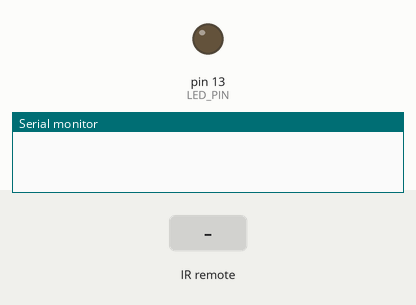
This sketch was run on a simulated Arduino Uno, built with avr-gcc and run on an emulated ATmega328P. Parts: output pins drawn as LEDs (lit = HIGH), the last lines printed to the serial monitor. The inputs (shaded band) are chosen by the test bench.

Above: at 1.2 s.
1.3 s: infrared code 0xFFA25D received
At 2.5 s:
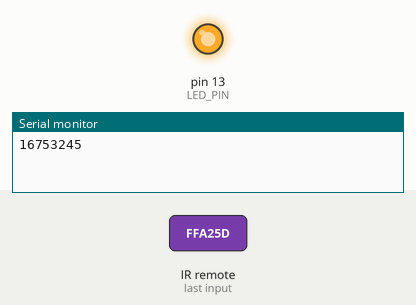
2.8 s: infrared code 0xFF629D received
At 3.8 s:
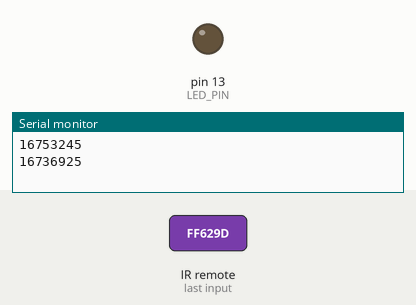
Timing chart, 0 to 5.8 s (numbered marks = the images above; inputs shaded):
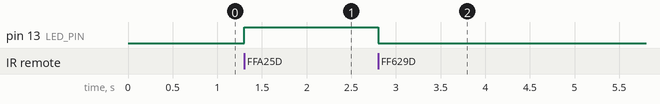

The sketch:

13.ir_remote.ino
```cpp
 /***************************************************************************
 * @简介:  红外接收头接收红外信号，控制LED灯开和灭
 * @接线:  LED灯（D13）、红外接收（-接GND，中间-5V，S-接D11）
 * @材料:  红外接收头、红外遥控器、LED灯、Arduino开发板、杜邦线
 * @其他:  引入IRremote库
 * @作者:  奈斯编程
 ***************************************************************************/
#include <IRremote.h>

#define RECV_PIN (11)                       //红外接收头IO
#define LED_PIN (13)                        //LED IO

IRrecv irrecv(RECV_PIN);
decode_results results;

void setup() {
  Serial.begin(9600);                       //串口波特率
  irrecv.enableIRIn();                      //初始化红外遥控
  pinMode(LED_PIN, OUTPUT);                 //LED 外设初始化
}

void loop() {
  if (irrecv.decode(&results)) {
    if(results.value==16753245)             //根据实际码值修改
    {
      digitalWrite(LED_PIN, HIGH);
    }
    else if(results.value==16736925)        //根据实际码值修改
    {
      digitalWrite(LED_PIN, LOW);
    }
    Serial.println(results.value);          //串口显示接收的码值
    irrecv.resume();                        // 接收下一个值
  }
}
```

Measured:
- after the input at 1.3 s, pin 13 (LED_PIN): LOW → HIGH at once
- after the input at 2.8 s, pin 13 (LED_PIN): HIGH → LOW at once
